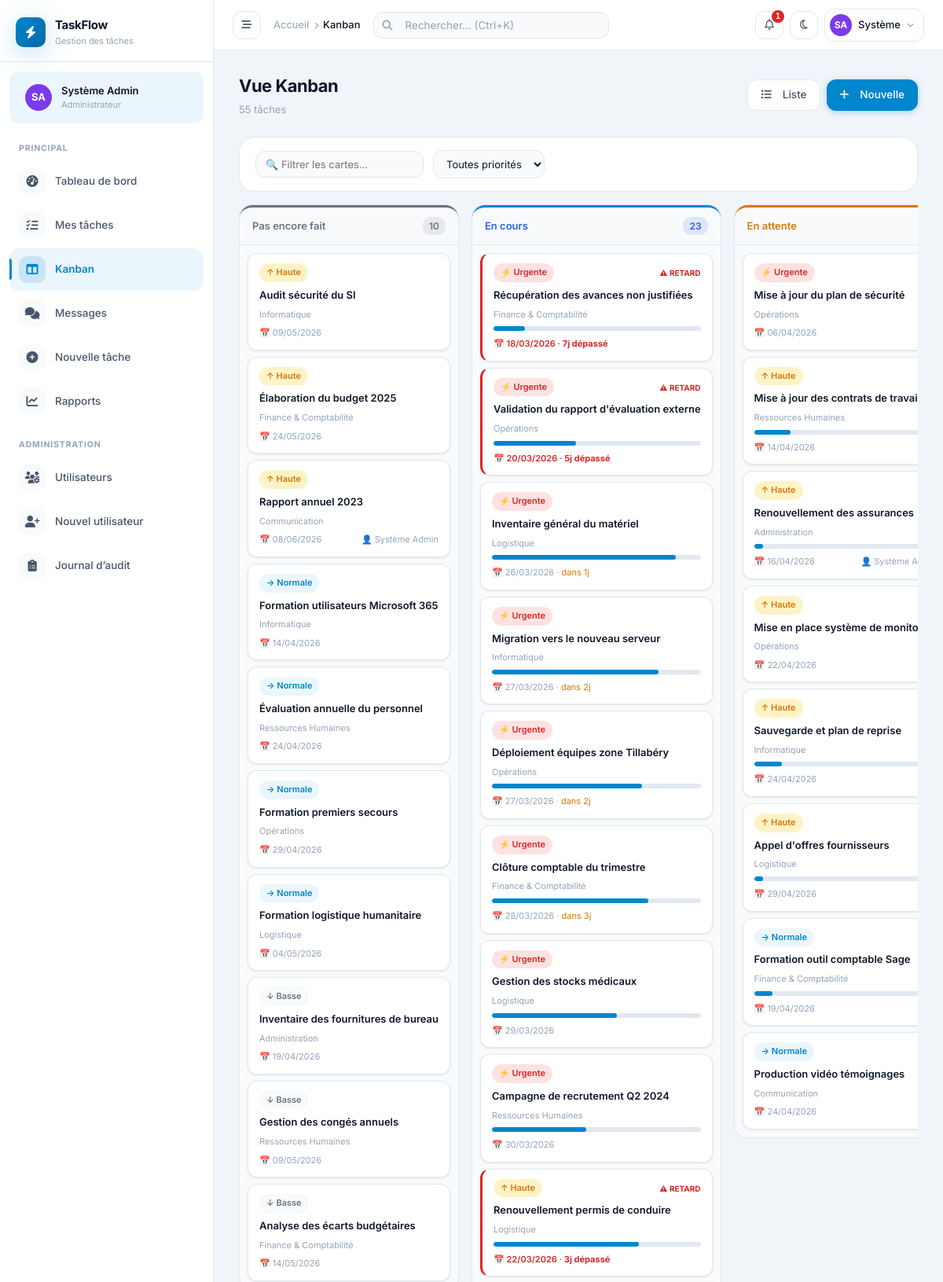
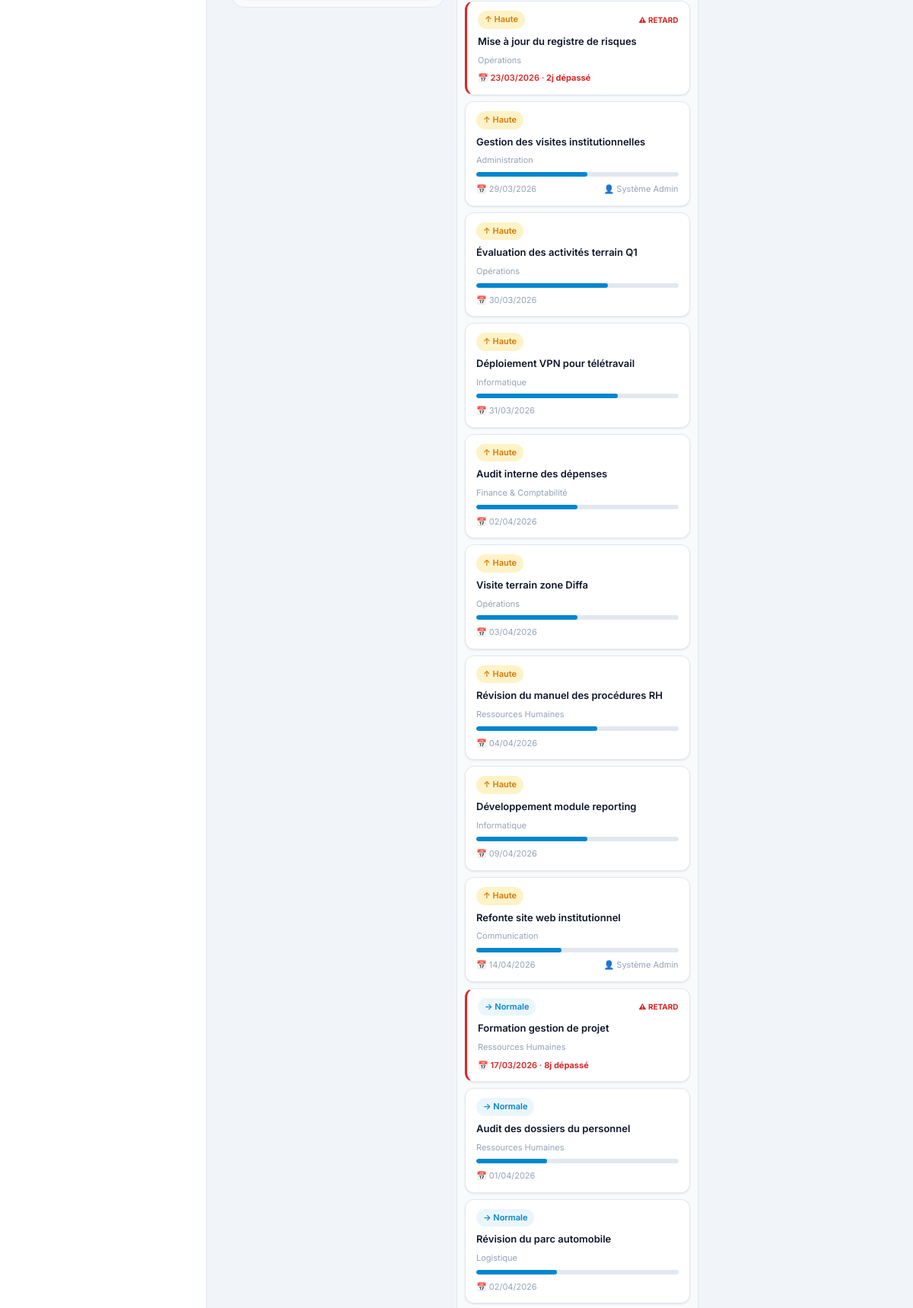
The app's page /pages/tasks/kanban.php (signed in, upper part) with its own data (2 pictures, top to bottom).
### tables this page shows
CREATE TABLE IF NOT EXISTS `users` (
  `id`           INT UNSIGNED AUTO_INCREMENT PRIMARY KEY,
  `nom`          VARCHAR(100) NOT NULL,
  `prenom`       VARCHAR(100) NOT NULL,
  `email`         VARCHAR(200) NOT NULL UNIQUE,
  `notify_email`  TINYINT(1) NOT NULL DEFAULT 1 COMMENT '1 = recevoir les notifications par e-mail',
  `password`      VARCHAR(255) NOT NULL,
  `role`         ENUM('employe','superviseur','chef_dept','cheffe_mission','admin') DEFAULT 'employe',
  `departement_id` INT UNSIGNED DEFAULT NULL,
  `base_id`      INT UNSIGNED DEFAULT NULL,
  `photo`        VARCHAR(255) DEFAULT NULL,
  `telephone`    VARCHAR(30) DEFAULT NULL,
  `poste`        VARCHAR(150) DEFAULT NULL,
  `actif`        TINYINT(1) DEFAULT 1,
  `last_login`   DATETIME DEFAULT NULL,
  `created_at`   TIMESTAMP DEFAULT CURRENT_TIMESTAMP,
  `updated_at`   TIMESTAMP DEFAULT CURRENT_TIMESTAMP ON UPDATE CURRENT_TIMESTAMP,
  FOREIGN KEY (`departement_id`) REFERENCES `departements`(`id`) ON DELETE SET NULL,
  FOREIGN KEY (`base_id`) REFERENCES `bases`(`id`) ON DELETE SET NULL
);

CREATE TABLE IF NOT EXISTS `taches` (
  `id`                   INT UNSIGNED AUTO_INCREMENT PRIMARY KEY,
  `titre`                VARCHAR(255) NOT NULL,
  `description`          TEXT,
  `statut`               ENUM('pas_fait','en_cours','en_attente','termine','annule','en_retard','rejete') DEFAULT 'pas_fait',
  `priorite`             ENUM('basse','normale','haute','urgente') DEFAULT 'normale',
  `date_creation`        DATETIME DEFAULT CURRENT_TIMESTAMP,
  `date_debut`           DATE DEFAULT NULL,
  `date_echeance`        DATE NOT NULL,
  `date_cloture`         DATETIME DEFAULT NULL,
  `createur_id`          INT UNSIGNED NOT NULL,
  `departement_id`       INT UNSIGNED DEFAULT NULL,
  `base_id`              INT UNSIGNED DEFAULT NULL,
  `categorie_id`         INT UNSIGNED DEFAULT NULL,
  `pourcentage`          TINYINT UNSIGNED DEFAULT 0,
  `tache_parente_id`     INT UNSIGNED DEFAULT NULL,
  `updated_at`           TIMESTAMP DEFAULT CURRENT_TIMESTAMP ON UPDATE CURRENT_TIMESTAMP,
  FOREIGN KEY (`createur_id`)      REFERENCES `users`(`id`),
  FOREIGN KEY (`departement_id`)   REFERENCES `departements`(`id`) ON DELETE SET NULL,
  FOREIGN KEY (`base_id`)          REFERENCES `bases`(`id`) ON DELETE SET NULL,
  FOREIGN KEY (`categorie_id`)     REFERENCES `categories`(`id`) ON DELETE SET NULL,
  FOREIGN KEY (`tache_parente_id`) REFERENCES `taches`(`id`) ON DELETE SET NULL
);

CREATE TABLE IF NOT EXISTS `departements` (
  `id`         INT UNSIGNED AUTO_INCREMENT PRIMARY KEY,
  `nom`        VARCHAR(100) NOT NULL,
  `base_id`    INT UNSIGNED,
  `chef_id`    INT UNSIGNED DEFAULT NULL,
  `actif`      TINYINT(1) DEFAULT 1,
  `created_at` TIMESTAMP DEFAULT CURRENT_TIMESTAMP,
  FOREIGN KEY (`base_id`) REFERENCES `bases`(`id`) ON DELETE SET NULL
);

### pages/tasks/kanban.php (the view, shortened to what the rows shown need)
<?php
require_once __DIR__ . '/../../includes/header.php';
$pdo = getDB();
if ($currentUser['role'] === 'employe') {
    $sql = "SELECT DISTINCT t.*, d.nom AS dept_nom,
        (SELECT GROUP_CONCAT(CONCAT(u2.prenom,' ',u2.nom) SEPARATOR ', ')
         FROM taches_assignees ta2 JOIN users u2 ON u2.id=ta2.user_id WHERE ta2.tache_id=t.id) AS assignes
        FROM taches t
        JOIN taches_assignees ta ON ta.tache_id=t.id
        LEFT JOIN departements d ON d.id=t.departement_id
        WHERE ta.user_id=? AND t.statut NOT IN ('annule')
        ORDER BY FIELD(t.priorite,'urgente','haute','normale','basse'), t.date_echeance ASC";
    $stmt = $pdo->prepare($sql);
    $stmt->execute([$currentUser['id']]);
} else {
    $sql = "SELECT t.*,d.nom AS dept_nom,
        (SELECT GROUP_CONCAT(CONCAT(u2.prenom,' ',u2.nom) SEPARATOR ', ')
         FROM taches_assignees ta2 JOIN users u2 ON u2.id=ta2.user_id WHERE ta2.tache_id=t.id) AS assignes
        FROM taches t
        LEFT JOIN departements d ON d.id=t.departement_id
        WHERE t.statut NOT IN ('annule')
        ORDER BY FIELD(t.priorite,'urgente','haute','normale','basse'), t.date_echeance ASC";
    $stmt = $pdo->prepare($sql);
    $stmt->execute([]);
}
$allTasks = $stmt->fetchAll();
$columns = [
    'pas_fait'   => ['label'=>'Pas encore fait', 'color'=>'#6B7280', 'tasks'=>[]],
    'en_cours'   => ['label'=>'En cours',         'color'=>'#2563EB', 'tasks'=>[]],
    'en_attente' => ['label'=>'En attente',        'color'=>'#D97706', 'tasks'=>[]],
    'termine'    => ['label'=>'Terminé',            'color'=>'#16A34A', 'tasks'=>[]],
    'rejete'     => ['label'=>'Rejeté',             'color'=>'#7C3AED', 'tasks'=>[]],
];
foreach ($allTasks as $task) {
    $realStatus = computeRealStatus($task);
    $key = $realStatus === 'en_retard' ? 'en_cours' : $realStatus;
    if (isset($columns[$key])) {
        $task['_real_status'] = $realStatus;
        $columns[$key]['tasks'][] = $task;
    }
}
?>
<div class="kanban-board">
  <?php foreach ($columns as $statusKey => $col): ?>
  <div class="kanban-col" data-status="<?= $statusKey ?>">
    <div class="kanban-col-header" style="color:<?= $col['color'] ?>">
      <span><?= $col['label'] ?></span>
      <span style="background:<?= $col['color'] ?>20;color:<?= $col['color'] ?>;font-size:12px;padding:2px 8px;border-radius:10px">
        <?= count($col['tasks']) ?>
      </span>
    </div>
    <div class="kanban-cards" id="col-<?= $statusKey ?>">
      <?php foreach ($col['tasks'] as $task): ?>
      <?php
        $rs = $task['_real_status'];
        $days = daysUntil($task['date_echeance']);
        $isOverdue = ($rs === 'en_retard');
      ?>
      <div class="kanban-card <?= $isOverdue ? 'retard' : '' ?>"
           data-id="<?= $task['id'] ?>"
           data-priority="<?= $task['priorite'] ?>"
           onclick="window.location='<?= APP_URL ?>/pages/tasks/view.php?id=<?= $task['id'] ?>'">
        <div style="display:flex;align-items:center;justify-content:space-between;margin-bottom:6px">
          <?= getPriorityBadge($task['priorite']) ?>
          <?php if ($isOverdue): ?>
          <span style="font-size:10px;font-weight:700;color:#DC2626">⚠ RETARD</span>
          <?php endif; ?>
        </div>
        <div class="kanban-card-title"><?= sanitize($task['titre']) ?></div>
        <?php if (!empty($task['dept_nom'])): ?>
        <div style="font-size:11px;color:var(--text3);margin-bottom:6px"><?= sanitize($task['dept_nom']) ?></div>
        <?php endif; ?>
        <?php if ($task['pourcentage'] > 0): ?>
        <div class="progress-bar" style="margin-bottom:8px">
          <div class="progress-fill" style="width:<?= (int)$task['pourcentage'] ?>%"></div>
        </div>
        <?php endif; ?>
        <div class="kanban-card-meta">
          <div class="kanban-card-due <?= $days < 0 ? 'overdue' : '' ?>">
            📅 <?= formatDate($task['date_echeance']) ?>
            <?php if ($days === 0): ?> · <strong style="color:#D97706">Aujourd'hui</strong>
            <?php elseif ($days < 0): ?> · <strong><?= abs($days) ?>j dépassé</strong>
            <?php elseif ($days <= 3): ?> · <span style="color:#D97706">dans <?= $days ?>j</span>
            <?php endif; ?>
          </div>
          <?php if (!empty($task['assignes'])): ?>
          <div class="kanban-card-assignee" style="font-size:11px;color:var(--text3)">
            👤 <?= sanitize(mb_substr($task['assignes'],0,25)) ?>
          </div>
          <?php endif; ?>
        </div>
      </div>
      <?php endforeach; ?>
    </div>
  </div>
  <?php endforeach; ?>
</div>
<?php require_once __DIR__ . '/../../includes/footer.php'; ?>

### includes/header.php (shortened to what the rows shown need)
<?php
if (!defined('TASKFLOW_BOOTSTRAPPED')) {
    require_once __DIR__ . '/layout_init.php';
}
$initials  = strtoupper(substr($currentUser['prenom'], 0, 1) . substr($currentUser['nom'], 0, 1));
?>
<!DOCTYPE html>
<html lang="fr">
<head>
<link rel="stylesheet" href="<?= APP_URL ?>/assets/css/inter.css">
<link rel="stylesheet" href="<?= APP_URL ?>/assets/css/fontawesome.min.css">
<link rel="stylesheet" href="<?= APP_URL ?>/assets/css/style.css">
<link rel="stylesheet" href="https://cdn.jsdelivr.net/npm/flatpickr/dist/flatpickr.min.css">
</head>
<body>
<div class="app-layout">
<aside class="app-sidebar" id="appSidebar">
  <div class="sidebar-user">
    <div class="user-avatar" style="background:<?= getUserColor($currentUser['id']) ?>">
      <?php if (!empty($currentUser['photo'])): ?>
        <img src="<?= APP_URL.'/uploads/photos/'.sanitize($currentUser['photo']) ?>" alt="">
      <?php else: ?>
        <?= $initials ?>
      <?php endif; ?>
    </div>
    <div class="user-info">
      <span class="user-name"><?= sanitize($currentUser['prenom'].' '.$currentUser['nom']) ?></span>
      <span class="user-role"><?= ROLES[$currentUser['role']] ?? $currentUser['role'] ?></span>
    </div>
  </div>
</aside>
<div class="app-main">
  <header class="app-topbar">
    <div class="topbar-actions">
      <div style="position:relative" id="notifWrap">
        <button type="button" class="topbar-btn" onclick="toggleNotifs()" title="Notifications" aria-expanded="false" aria-controls="notifPanel" aria-label="Notifications">
          <i class="fa-regular fa-bell" aria-hidden="true"></i>
          <?php if ($notifCount > 0): ?>
          <span class="notif-badge"><?= $notifCount ?></span>
          <?php endif; ?>
        </button>
      </div>
      <a href="<?= APP_URL ?>/pages/users/profile.php" class="topbar-user">
        <div class="avatar" style="background:<?= getUserColor($currentUser['id']) ?>">
          <?php if (!empty($currentUser['photo'])): ?>
            <img src="<?= APP_URL.'/uploads/photos/'.sanitize($currentUser['photo']) ?>" alt="" style="width:100%;height:100%;object-fit:cover;border-radius:50%">
          <?php else: ?>
            <?= $initials ?>
          <?php endif; ?>
        </div>
        <span class="user-label"><?= sanitize($currentUser['prenom']) ?></span>
        <i class="fa-solid fa-chevron-down" style="font-size:9px;color:var(--text3)"></i>
      </a>
    </div>
  </header>
  <main class="app-content">

### includes/functions.php (shortened to what the rows shown need)
<?php
function getUserColor(int $id): string {
    $colors = ['#0086CD', '#7C3AED', '#059669', '#D97706', '#DC2626', '#0891B2', '#BE185D'];
    return $colors[$id % count($colors)];
}
function getPriorityBadge(string $priorite): string {
    $priorities = TASK_PRIORITIES;
    $p = $priorities[$priorite];
    $icons = ['basse'=>'↓','normale'=>'→','haute'=>'↑','urgente'=>'⚡'];
    return '<span class="priority-badge priority-'.$priorite.'">'
         . ($icons[$priorite]??'') . ' ' . sanitize($p['label']) . '</span>';
}
function computeRealStatus(array $task): string {
    if (in_array($task['statut'], ['termine','annule','rejete'])) return $task['statut'];
    if (!empty($task['date_echeance']) && strtotime($task['date_echeance']) < time()) {
        return 'en_retard';
    }
    return $task['statut'];
}
function formatDate(string $date, string $format = 'd/m/Y'): string {
    return date($format, strtotime($date));
}
function daysUntil(string $date): int {
    return (int) ceil((strtotime($date) - time()) / 86400);
}
function getUnreadNotificationsCount(int $userId): int {
    $pdo  = getDB();
    $stmt = $pdo->prepare("SELECT COUNT(*) FROM notifications WHERE user_id=? AND lu=0");
    $stmt->execute([$userId]);
    return (int)$stmt->fetchColumn();
}

### records on screen
users: initials "SA", prenom+nom "Système Admin", role "Administrateur", id "1", prenom "Système"
taches: priorite "↑", priorite "Haute", titre "Audit sécurité du SI", departement.nom "Informatique", date_echeance "09/05/2026"
taches: priorite "↑", priorite "Haute", titre "Élaboration du budget 2025", departement.nom "Finance & Comptabilité", date_echeance "24/05/2026"
taches: priorite "↑", priorite "Haute", titre "Rapport annuel 2023", departement.nom "Communication", date_echeance "08/06/2026", assignes "Système Admin"
taches: priorite "→", priorite "Normale", titre "Formation utilisateurs Microsoft 365", departement.nom "Informatique", date_echeance "14/04/2026"
taches: priorite "→", priorite "Normale", titre "Évaluation annuelle du personnel", departement.nom "Ressources Humaines", date_echeance "24/04/2026"
taches: priorite "→", priorite "Normale", titre "Formation premiers secours", departement.nom "Opérations", date_echeance "29/04/2026"
taches: priorite "→", priorite "Normale", titre "Formation logistique humanitaire", departement.nom "Logistique", date_echeance "04/05/2026"
taches: priorite "↓", priorite "Basse", titre "Inventaire des fournitures de bureau", departement.nom "Administration", date_echeance "19/04/2026"
taches: priorite "↓", priorite "Basse", titre "Gestion des congés annuels", departement.nom "Ressources Humaines", date_echeance "09/05/2026"
taches: priorite "↓", priorite "Basse", titre "Analyse des écarts budgétaires", departement.nom "Finance & Comptabilité", date_echeance "14/05/2026"
taches: priorite "⚡", priorite "Urgente", shows "⚠ RETARD", titre "Récupération des avances non justifiées", departement.nom "Finance & Comptabilité", pourcentage 15 (drawn), date_echeance "18/03/2026", date_echeance "7"
taches: priorite "⚡", priorite "Urgente", shows "⚠ RETARD", titre "Validation du rapport d'évaluation externe", departement.nom "Opérations", pourcentage 40 (drawn), date_echeance "20/03/2026", date_echeance "5"
taches: priorite "⚡", priorite "Urgente", titre "Inventaire général du matériel", departement.nom "Logistique", pourcentage 88 (drawn), date_echeance "26/03/2026", date_echeance "1"
taches: priorite "⚡", priorite "Urgente", titre "Migration vers le nouveau serveur", departement.nom "Informatique", pourcentage 80 (drawn), date_echeance "27/03/2026", date_echeance "2"
taches: priorite "⚡", priorite "Urgente", titre "Déploiement équipes zone Tillabéry", departement.nom "Opérations", pourcentage 72 (drawn), date_echeance "27/03/2026", date_echeance "2"
taches: priorite "⚡", priorite "Urgente", titre "Clôture comptable du trimestre", departement.nom "Finance & Comptabilité", pourcentage 75 (drawn), date_echeance "28/03/2026", date_echeance "3"
taches: priorite "⚡", priorite "Urgente", titre "Gestion des stocks médicaux", departement.nom "Logistique", pourcentage 60 (drawn), date_echeance "29/03/2026"
taches: priorite "⚡", priorite "Urgente", titre "Campagne de recrutement Q2 2024", departement.nom "Ressources Humaines", pourcentage 45 (drawn), date_echeance "30/03/2026"
taches: priorite "↑", priorite "Haute", shows "⚠ RETARD", titre "Renouvellement permis de conduire", departement.nom "Logistique", pourcentage 70 (drawn), date_echeance "22/03/2026", date_echeance "3"
taches: priorite "↑", priorite "Haute", shows "⚠ RETARD", titre "Mise à jour du registre de risques", departement.nom "Opérations", date_echeance "23/03/2026", date_echeance "2"
taches: priorite "↑", priorite "Haute", titre "Gestion des visites institutionnelles", departement.nom "Administration", pourcentage 55 (drawn), date_echeance "29/03/2026", assignes "Système Admin"
taches: priorite "↑", priorite "Haute", titre "Évaluation des activités terrain Q1", departement.nom "Opérations", pourcentage 65 (drawn), date_echeance "30/03/2026"
taches: priorite "↑", priorite "Haute", titre "Déploiement VPN pour télétravail", departement.nom "Informatique", pourcentage 70 (drawn), date_echeance "31/03/2026"
taches: priorite "↑", priorite "Haute", titre "Audit interne des dépenses", departement.nom "Finance & Comptabilité", pourcentage 50 (drawn), date_echeance "02/04/2026"
taches: priorite "↑", priorite "Haute", titre "Visite terrain zone Diffa", departement.nom "Opérations", pourcentage 50 (drawn), date_echeance "03/04/2026"
taches: priorite "↑", priorite "Haute", titre "Révision du manuel des procédures RH", departement.nom "Ressources Humaines", pourcentage 60 (drawn), date_echeance "04/04/2026"
taches: priorite "↑", priorite "Haute", titre "Développement module reporting", departement.nom "Informatique", pourcentage 55 (drawn), date_echeance "09/04/2026"
taches: priorite "↑", priorite "Haute", titre "Refonte site web institutionnel", departement.nom "Communication", pourcentage 42 (drawn), date_echeance "14/04/2026", assignes "Système Admin"
taches: priorite "→", priorite "Normale", shows "⚠ RETARD", titre "Formation gestion de projet", departement.nom "Ressources Humaines", date_echeance "17/03/2026", date_echeance "8"
taches: priorite "→", priorite "Normale", titre "Audit des dossiers du personnel", departement.nom "Ressources Humaines", pourcentage 35 (drawn), date_echeance "01/04/2026"
taches: priorite "→", priorite "Normale", titre "Révision du parc automobile", departement.nom "Logistique", pourcentage 40 (drawn), date_echeance "02/04/2026"
taches: priorite "⚡", priorite "Urgente", titre "Mise à jour du plan de sécurité", departement.nom "Opérations", date_echeance "06/04/2026"
taches: priorite "↑", priorite "Haute", titre "Mise à jour des contrats de…", departement.nom "Ressources Humaines", pourcentage 20 (drawn), date_echeance "14/04/2026"
taches: priorite "↑", priorite "Haute", titre "Renouvellement des assurances", departement.nom "Administration", pourcentage 5 (drawn), date_echeance "16/04/2026", assignes "Système…"
taches: priorite "↑", priorite "Haute", titre "Mise en place système de…", departement.nom "Opérations", date_echeance "22/04/2026"
taches: priorite "↑", priorite "Haute", titre "Sauvegarde et plan de reprise", departement.nom "Informatique", pourcentage 15 (drawn), date_echeance "24/04/2026"
taches: priorite "↑", priorite "Haute", titre "Appel d'offres fournisseurs", departement.nom "Logistique", pourcentage 5 (drawn), date_echeance "29/04/2026"
taches: priorite "→", priorite "Normale", titre "Formation outil comptable Sage", departement.nom "Finance & Comptabilité", pourcentage 10 (drawn), date_echeance "19/04/2026"
taches: priorite "→", priorite "Normale", titre "Production vidéo témoignages", departement.nom "Communication", date_echeance "24/04/2026"

### other values on screen
APP_NAME "TaskFlow"
$bc['label'] "Accueil"
$bc['label'] "Kanban"
count($allTasks) "55"
$col['label'] "Pas encore fait"
count($col['tasks']) "10"
$col['label'] "En cours"
count($col['tasks']) "23"
$col['label'] "En attente"
